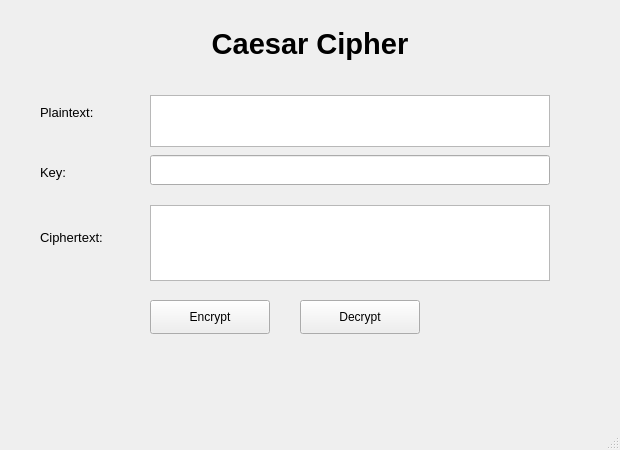
<?xml version="1.0" encoding="UTF-8"?>
<ui version="4.0">
 <class>MainWindow</class>
 <widget class="QMainWindow" name="MainWindow">
  <property name="geometry">
   <rect>
    <x>0</x>
    <y>0</y>
    <width>620</width>
    <height>450</height>
   </rect>
  </property>
  <property name="windowTitle">
   <string>CaesarWindow</string>
  </property>
  <widget class="QWidget" name="centralwidget">
   <widget class="QPushButton" name="btn_encrypt">
    <property name="geometry">
     <rect>
      <x>150</x>
      <y>300</y>
      <width>120</width>
      <height>34</height>
     </rect>
    </property>
    <property name="text">
     <string>Encrypt</string>
    </property>
   </widget>
   <widget class="QPushButton" name="btn_decrypt">
    <property name="geometry">
     <rect>
      <x>300</x>
      <y>300</y>
      <width>120</width>
      <height>34</height>
     </rect>
    </property>
    <property name="text">
     <string>Decrypt</string>
    </property>
   </widget>
   <widget class="QLabel" name="label">
    <property name="geometry">
     <rect>
      <x>95</x>
      <y>20</y>
      <width>430</width>
      <height>48</height>
     </rect>
    </property>
    <property name="font">
     <font>
      <pointsize>22</pointsize>
      <bold>true</bold>
     </font>
    </property>
    <property name="alignment">
     <set>Qt::AlignCenter</set>
    </property>
    <property name="text">
     <string>Caesar Cipher</string>
    </property>
   </widget>
   <widget class="QLabel" name="label_2">
    <property name="geometry">
     <rect>
      <x>40</x>
      <y>100</y>
      <width>110</width>
      <height>24</height>
     </rect>
    </property>
    <property name="font">
     <font>
      <pointsize>10</pointsize>
     </font>
    </property>
    <property name="text">
     <string>Plaintext:</string>
    </property>
   </widget>
   <widget class="QLabel" name="label_3">
    <property name="geometry">
     <rect>
      <x>40</x>
      <y>160</y>
      <width>110</width>
      <height>24</height>
     </rect>
    </property>
    <property name="font">
     <font>
      <pointsize>10</pointsize>
     </font>
    </property>
    <property name="text">
     <string>Key:</string>
    </property>
   </widget>
   <widget class="QPlainTextEdit" name="txt_plain_text">
    <property name="geometry">
     <rect>
      <x>150</x>
      <y>95</y>
      <width>400</width>
      <height>52</height>
     </rect>
    </property>
   </widget>
   <widget class="QLineEdit" name="txt_key">
    <property name="geometry">
     <rect>
      <x>150</x>
      <y>155</y>
      <width>400</width>
      <height>30</height>
     </rect>
    </property>
   </widget>
   <widget class="QPlainTextEdit" name="txt_cipher_text">
    <property name="geometry">
     <rect>
      <x>150</x>
      <y>205</y>
      <width>400</width>
      <height>76</height>
     </rect>
    </property>
   </widget>
   <widget class="QLabel" name="label_4">
    <property name="geometry">
     <rect>
      <x>40</x>
      <y>225</y>
      <width>110</width>
      <height>24</height>
     </rect>
    </property>
    <property name="font">
     <font>
      <pointsize>10</pointsize>
     </font>
    </property>
    <property name="text">
     <string>Ciphertext:</string>
    </property>
   </widget>
  </widget>
  <widget class="QMenuBar" name="menubar">
   <property name="geometry">
   <rect>
    <x>0</x>
    <y>0</y>
     <width>620</width>
     <height>24</height>
    </rect>
   </property>
  </widget>
  <widget class="QStatusBar" name="statusbar"/>
 </widget>
 <resources/>
 <connections/>
</ui>
